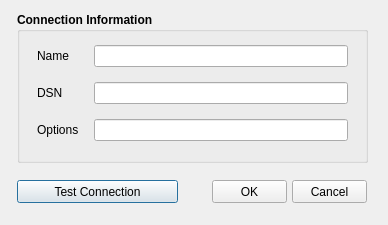
<?xml version="1.0" encoding="UTF-8"?>
<ui version="4.0">
 <class>ConnectionDialog</class>
 <widget class="QDialog" name="ConnectionDialog">
  <property name="geometry">
   <rect>
    <x>0</x>
    <y>0</y>
    <width>388</width>
    <height>225</height>
   </rect>
  </property>
  <property name="windowTitle">
   <string>Create a New Altibase Connection</string>
  </property>
  <widget class="QGroupBox" name="ConnInfoGroupBox">
   <property name="geometry">
    <rect>
     <x>17</x>
     <y>12</y>
     <width>351</width>
     <height>151</height>
    </rect>
   </property>
   <property name="font">
    <font>
     <weight>75</weight>
     <bold>true</bold>
    </font>
   </property>
   <property name="title">
    <string>Connection Information</string>
   </property>
   <widget class="QWidget" name="formLayoutWidget">
    <property name="geometry">
     <rect>
      <x>20</x>
      <y>10</y>
      <width>311</width>
      <height>141</height>
     </rect>
    </property>
    <layout class="QFormLayout" name="formLayout">
     <property name="labelAlignment">
      <set>Qt::AlignLeading|Qt::AlignLeft|Qt::AlignVCenter</set>
     </property>
     <property name="formAlignment">
      <set>Qt::AlignLeading|Qt::AlignLeft|Qt::AlignVCenter</set>
     </property>
     <property name="horizontalSpacing">
      <number>15</number>
     </property>
     <property name="verticalSpacing">
      <number>15</number>
     </property>
     <item row="0" column="0">
      <widget class="QLabel" name="NameLabel">
       <property name="font">
        <font>
         <weight>50</weight>
         <bold>false</bold>
        </font>
       </property>
       <property name="text">
        <string>Name</string>
       </property>
      </widget>
     </item>
     <item row="0" column="1">
      <widget class="QLineEdit" name="ConnName">
       <property name="font">
        <font>
         <weight>50</weight>
         <bold>false</bold>
        </font>
       </property>
      </widget>
     </item>
     <item row="1" column="0">
      <widget class="QLabel" name="DSNLabel">
       <property name="font">
        <font>
         <weight>50</weight>
         <bold>false</bold>
        </font>
       </property>
       <property name="text">
        <string>DSN</string>
       </property>
      </widget>
     </item>
     <item row="1" column="1">
      <widget class="QLineEdit" name="DSN">
       <property name="font">
        <font>
         <weight>50</weight>
         <bold>false</bold>
        </font>
       </property>
      </widget>
     </item>
     <item row="2" column="0">
      <widget class="QLabel" name="OptionLabel">
       <property name="font">
        <font>
         <weight>50</weight>
         <bold>false</bold>
        </font>
       </property>
       <property name="text">
        <string>Options</string>
       </property>
      </widget>
     </item>
     <item row="2" column="1">
      <widget class="QLineEdit" name="ConnOption">
       <property name="font">
        <font>
         <weight>50</weight>
         <bold>false</bold>
        </font>
       </property>
      </widget>
     </item>
    </layout>
   </widget>
  </widget>
  <widget class="QPushButton" name="TestConnBt">
   <property name="geometry">
    <rect>
     <x>17</x>
     <y>180</y>
     <width>161</width>
     <height>23</height>
    </rect>
   </property>
   <property name="text">
    <string>Test Connection</string>
   </property>
  </widget>
  <widget class="QPushButton" name="OKBt">
   <property name="geometry">
    <rect>
     <x>212</x>
     <y>180</y>
     <width>75</width>
     <height>23</height>
    </rect>
   </property>
   <property name="text">
    <string>OK</string>
   </property>
  </widget>
  <widget class="QPushButton" name="CancelBt">
   <property name="geometry">
    <rect>
     <x>292</x>
     <y>180</y>
     <width>75</width>
     <height>23</height>
    </rect>
   </property>
   <property name="text">
    <string>Cancel</string>
   </property>
  </widget>
 </widget>
 <resources/>
 <connections/>
</ui>
